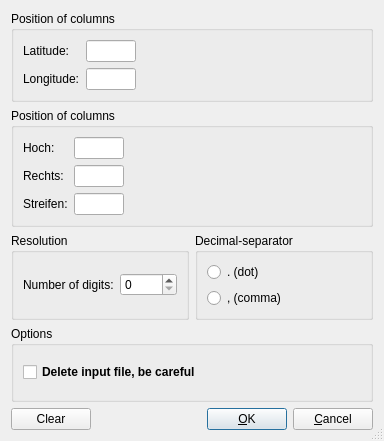
<?xml version="1.0" encoding="UTF-8"?>
<ui version="4.0">
 <class>GaussKruegerOptionsDialog</class>
 <widget class="QDialog" name="GaussKruegerOptionsDialog">
  <property name="geometry">
   <rect>
    <x>0</x>
    <y>0</y>
    <width>384</width>
    <height>441</height>
   </rect>
  </property>
  <property name="windowTitle">
   <string>Convert positions dialog</string>
  </property>
  <property name="sizeGripEnabled">
   <bool>true</bool>
  </property>
  <layout class="QGridLayout" name="gridLayout_6">
   <item row="0" column="0" colspan="2">
    <widget class="QGroupBox" name="Geodetic_groupBox">
     <property name="title">
      <string>Position of columns</string>
     </property>
     <layout class="QGridLayout" name="gridLayout_3">
      <item row="0" column="0">
       <widget class="QLabel" name="label_1">
        <property name="text">
         <string>Latitude:</string>
        </property>
       </widget>
      </item>
      <item row="0" column="1">
       <widget class="QLineEdit" name="LatitudeColumn_lineEdit">
        <property name="maximumSize">
         <size>
          <width>50</width>
          <height>16777215</height>
         </size>
        </property>
       </widget>
      </item>
      <item row="0" column="2">
       <spacer name="horizontalSpacer_2">
        <property name="orientation">
         <enum>Qt::Horizontal</enum>
        </property>
        <property name="sizeHint" stdset="0">
         <size>
          <width>71</width>
          <height>20</height>
         </size>
        </property>
       </spacer>
      </item>
      <item row="1" column="0">
       <widget class="QLabel" name="label_2">
        <property name="text">
         <string>Longitude:</string>
        </property>
       </widget>
      </item>
      <item row="1" column="1">
       <widget class="QLineEdit" name="LongitudeColumn_lineEdit">
        <property name="maximumSize">
         <size>
          <width>50</width>
          <height>16777215</height>
         </size>
        </property>
       </widget>
      </item>
      <item row="1" column="2">
       <spacer name="horizontalSpacer_3">
        <property name="orientation">
         <enum>Qt::Horizontal</enum>
        </property>
        <property name="sizeHint" stdset="0">
         <size>
          <width>71</width>
          <height>20</height>
         </size>
        </property>
       </spacer>
      </item>
     </layout>
    </widget>
   </item>
   <item row="1" column="0" colspan="2">
    <widget class="QGroupBox" name="GaussKrueger_groupBox">
     <property name="title">
      <string>Position of columns</string>
     </property>
     <layout class="QGridLayout" name="gridLayout_5">
      <item row="0" column="0">
       <widget class="QLabel" name="label_4">
        <property name="text">
         <string>Hoch:</string>
        </property>
       </widget>
      </item>
      <item row="0" column="1">
       <widget class="QLineEdit" name="HochColumn_lineEdit">
        <property name="maximumSize">
         <size>
          <width>50</width>
          <height>16777215</height>
         </size>
        </property>
       </widget>
      </item>
      <item row="0" column="2">
       <spacer name="horizontalSpacer_4">
        <property name="orientation">
         <enum>Qt::Horizontal</enum>
        </property>
        <property name="sizeHint" stdset="0">
         <size>
          <width>71</width>
          <height>20</height>
         </size>
        </property>
       </spacer>
      </item>
      <item row="1" column="0">
       <widget class="QLabel" name="label_5">
        <property name="text">
         <string>Rechts:</string>
        </property>
       </widget>
      </item>
      <item row="1" column="1">
       <widget class="QLineEdit" name="RechtsColumn_lineEdit">
        <property name="maximumSize">
         <size>
          <width>50</width>
          <height>16777215</height>
         </size>
        </property>
       </widget>
      </item>
      <item row="1" column="2">
       <spacer name="horizontalSpacer_5">
        <property name="orientation">
         <enum>Qt::Horizontal</enum>
        </property>
        <property name="sizeHint" stdset="0">
         <size>
          <width>71</width>
          <height>20</height>
         </size>
        </property>
       </spacer>
      </item>
      <item row="2" column="0">
       <widget class="QLabel" name="label_6">
        <property name="text">
         <string>Streifen:</string>
        </property>
       </widget>
      </item>
      <item row="2" column="1">
       <widget class="QLineEdit" name="StreifenColumn_lineEdit">
        <property name="maximumSize">
         <size>
          <width>50</width>
          <height>16777215</height>
         </size>
        </property>
       </widget>
      </item>
      <item row="2" column="2">
       <spacer name="horizontalSpacer_6">
        <property name="orientation">
         <enum>Qt::Horizontal</enum>
        </property>
        <property name="sizeHint" stdset="0">
         <size>
          <width>158</width>
          <height>20</height>
         </size>
        </property>
       </spacer>
      </item>
     </layout>
    </widget>
   </item>
   <item row="2" column="0">
    <widget class="QGroupBox" name="groupBox_3">
     <property name="title">
      <string>Resolution</string>
     </property>
     <layout class="QGridLayout" name="gridLayout_4">
      <item row="0" column="0">
       <widget class="QLabel" name="label_3">
        <property name="text">
         <string>Number of digits:</string>
        </property>
       </widget>
      </item>
      <item row="0" column="1">
       <widget class="QSpinBox" name="NumOfDigits_spinBox">
        <property name="maximum">
         <number>10</number>
        </property>
       </widget>
      </item>
     </layout>
    </widget>
   </item>
   <item row="2" column="1">
    <widget class="QGroupBox" name="groupBox_4">
     <property name="title">
      <string>Decimal-separator</string>
     </property>
     <layout class="QGridLayout" name="gridLayout_2">
      <item row="0" column="0">
       <widget class="QRadioButton" name="Dot_radioButton">
        <property name="text">
         <string>. (dot)</string>
        </property>
       </widget>
      </item>
      <item row="1" column="0">
       <widget class="QRadioButton" name="Comma_radioButton">
        <property name="text">
         <string>, (comma)</string>
        </property>
       </widget>
      </item>
     </layout>
    </widget>
   </item>
   <item row="3" column="0" colspan="2">
    <widget class="QGroupBox" name="groupBox_2">
     <property name="title">
      <string>Options</string>
     </property>
     <layout class="QGridLayout" name="gridLayout">
      <item row="0" column="0">
       <widget class="QCheckBox" name="DeleteInputFile_checkBox">
        <property name="font">
         <font>
          <weight>75</weight>
          <bold>true</bold>
         </font>
        </property>
        <property name="text">
         <string>Delete input file, be careful</string>
        </property>
       </widget>
      </item>
     </layout>
    </widget>
   </item>
   <item row="4" column="0" colspan="2">
    <layout class="QHBoxLayout" name="horizontalLayout">
     <item>
      <widget class="QPushButton" name="ClearAll_pushButton">
       <property name="text">
        <string>Clear</string>
       </property>
      </widget>
     </item>
     <item>
      <spacer name="horizontalSpacer">
       <property name="orientation">
        <enum>Qt::Horizontal</enum>
       </property>
       <property name="sizeHint" stdset="0">
        <size>
         <width>40</width>
         <height>20</height>
        </size>
       </property>
      </spacer>
     </item>
     <item>
      <widget class="QPushButton" name="OK_pushButton">
       <property name="text">
        <string>&amp;OK</string>
       </property>
       <property name="default">
        <bool>true</bool>
       </property>
      </widget>
     </item>
     <item>
      <widget class="QPushButton" name="Cancel_pushButton">
       <property name="text">
        <string>&amp;Cancel</string>
       </property>
      </widget>
     </item>
    </layout>
   </item>
  </layout>
 </widget>
 <tabstops>
  <tabstop>LatitudeColumn_lineEdit</tabstop>
  <tabstop>LongitudeColumn_lineEdit</tabstop>
  <tabstop>NumOfDigits_spinBox</tabstop>
  <tabstop>Dot_radioButton</tabstop>
  <tabstop>Comma_radioButton</tabstop>
  <tabstop>DeleteInputFile_checkBox</tabstop>
  <tabstop>OK_pushButton</tabstop>
  <tabstop>Cancel_pushButton</tabstop>
  <tabstop>ClearAll_pushButton</tabstop>
 </tabstops>
 <resources/>
 <connections/>
</ui>
